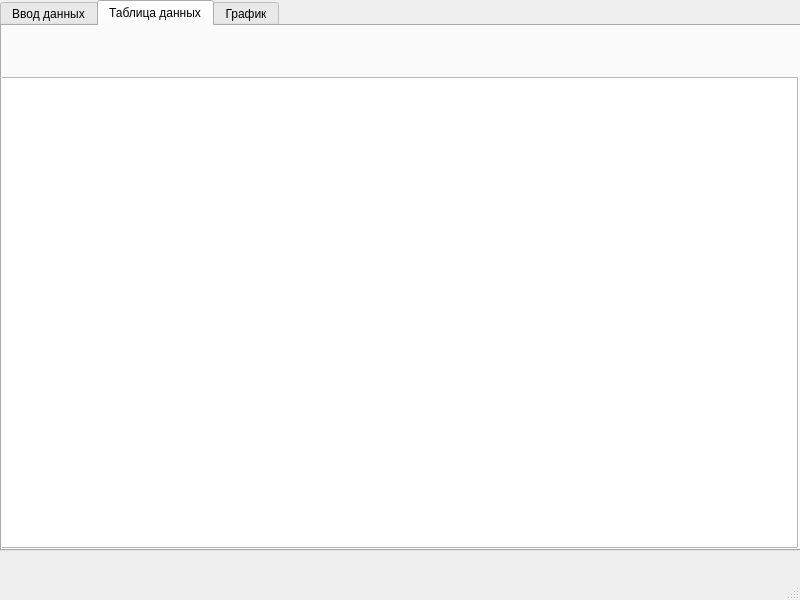
<?xml version="1.0" encoding="UTF-8"?>
<ui version="4.0">
 <class>MainWindow</class>
 <widget class="QMainWindow" name="MainWindow">
  <property name="geometry">
   <rect>
    <x>0</x>
    <y>0</y>
    <width>800</width>
    <height>600</height>
   </rect>
  </property>
  <property name="windowTitle">
   <string>MainWindow</string>
  </property>
  <widget class="QWidget" name="centralwidget">
   <widget class="QTabWidget" name="tabWidget">
    <property name="geometry">
     <rect>
      <x>0</x>
      <y>0</y>
      <width>801</width>
      <height>551</height>
     </rect>
    </property>
    <property name="currentIndex">
     <number>1</number>
    </property>
    <widget class="QWidget" name="widget">
     <attribute name="title">
      <string>Ввод данных</string>
     </attribute>
     <widget class="QComboBox" name="comboBox">
      <property name="geometry">
       <rect>
        <x>190</x>
        <y>160</y>
        <width>381</width>
        <height>22</height>
       </rect>
      </property>
     </widget>
     <widget class="QComboBox" name="comboBox_2">
      <property name="geometry">
       <rect>
        <x>190</x>
        <y>190</y>
        <width>381</width>
        <height>22</height>
       </rect>
      </property>
     </widget>
     <widget class="QTextEdit" name="textEdit">
      <property name="geometry">
       <rect>
        <x>190</x>
        <y>220</y>
        <width>381</width>
        <height>21</height>
       </rect>
      </property>
     </widget>
     <widget class="QComboBox" name="comboBox_3">
      <property name="geometry">
       <rect>
        <x>197</x>
        <y>250</y>
        <width>371</width>
        <height>22</height>
       </rect>
      </property>
     </widget>
     <widget class="QLabel" name="label">
      <property name="geometry">
       <rect>
        <x>40</x>
        <y>160</y>
        <width>141</width>
        <height>16</height>
       </rect>
      </property>
      <property name="text">
       <string>Раздел ОКПД2</string>
      </property>
     </widget>
     <widget class="QLabel" name="label_2">
      <property name="geometry">
       <rect>
        <x>40</x>
        <y>190</y>
        <width>141</width>
        <height>16</height>
       </rect>
      </property>
      <property name="text">
       <string>Группа категорий ОКПД2</string>
      </property>
     </widget>
     <widget class="QLabel" name="label_3">
      <property name="geometry">
       <rect>
        <x>40</x>
        <y>220</y>
        <width>131</width>
        <height>16</height>
       </rect>
      </property>
      <property name="text">
       <string>ИНН</string>
      </property>
     </widget>
     <widget class="QLabel" name="label_4">
      <property name="geometry">
       <rect>
        <x>40</x>
        <y>250</y>
        <width>81</width>
        <height>16</height>
       </rect>
      </property>
      <property name="text">
       <string>Выберите год </string>
      </property>
     </widget>
     <widget class="QPushButton" name="pushButton">
      <property name="geometry">
       <rect>
        <x>640</x>
        <y>180</y>
        <width>111</width>
        <height>71</height>
       </rect>
      </property>
      <property name="text">
       <string>Найти данные</string>
      </property>
     </widget>
     <widget class="QProgressBar" name="progressBar">
      <property name="geometry">
       <rect>
        <x>70</x>
        <y>490</y>
        <width>601</width>
        <height>23</height>
       </rect>
      </property>
      <property name="value">
       <number>24</number>
      </property>
     </widget>
    </widget>
    <widget class="QWidget" name="tab_2">
     <attribute name="title">
      <string>Таблица данных</string>
     </attribute>
     <widget class="QTableView" name="tableView">
      <property name="geometry">
       <rect>
        <x>-5</x>
        <y>51</y>
        <width>801</width>
        <height>471</height>
       </rect>
      </property>
     </widget>
    </widget>
    <widget class="QWidget" name="tab">
     <attribute name="title">
      <string>График</string>
     </attribute>
     <widget class="QGraphicsView" name="graphicsView">
      <property name="geometry">
       <rect>
        <x>0</x>
        <y>70</y>
        <width>671</width>
        <height>331</height>
       </rect>
      </property>
     </widget>
    </widget>
   </widget>
  </widget>
  <widget class="QMenuBar" name="menubar">
   <property name="geometry">
    <rect>
     <x>0</x>
     <y>0</y>
     <width>800</width>
     <height>22</height>
    </rect>
   </property>
  </widget>
  <widget class="QStatusBar" name="statusbar"/>
 </widget>
 <resources/>
 <connections/>
</ui>
